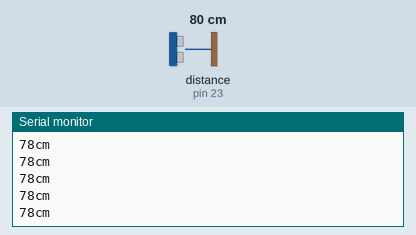
Recording of a sketch running on a simulated Arduino Mega 2560, built with avr-gcc and run on an emulated ATmega2560. Shown: the last lines printed to the serial monitor. Wiring (inferred from the names in the program): ultrasonic range finder: trigger pin 22; echo pin 23. The inputs (shaded band) are chosen by the test bench; at power-on: distance to the obstacle (sensor on pin 23) 80 cm. The echo pulse lasts 58.3 µs per cm.

Above: at 1.2 s.
1.3 s: distance to the obstacle (sensor on pin 23) set to 2 cm
At 1.48 s:
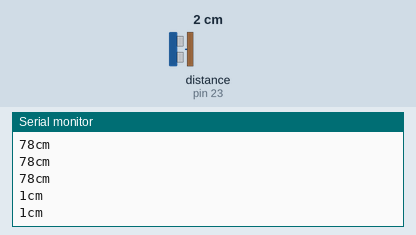
2.8 s: distance to the obstacle (sensor on pin 23) set to 4 cm
At 2.89 s:
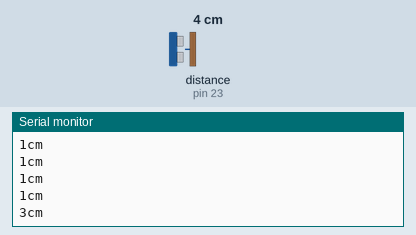
Timing chart, 0 to 5.8 s (numbered marks = the images above; inputs shaded):
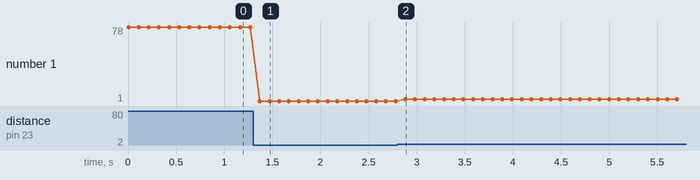

Measured:
- after the input at 1.3 s, the serial monitor: prints a new line after 0.07 s (image 1)
- after the input at 2.8 s, the serial monitor: prints a new line after 0.08 s (image 2)
- plotted number 1: 78 → 1 after the input at 1.3 s, 1 → 3 after the input at 2.8 s

The sketch:

IoT05-1.ino
```cpp
// choi++20201003 HC-SR04 test

const int trigPin = 22;
const int echoPin = 23;

void setup()
{
    Serial.begin(115200);
    pinMode(trigPin, OUTPUT);
    pinMode(echoPin, INPUT);
}

void loop()
{
    long duration, distance;

    //Triggering by 10us pulse
    digitalWrite(trigPin, LOW);       // trig low for 2us
    delayMicroseconds(2);
    digitalWrite(trigPin, HIGH);      // trig high for 10us
    delayMicroseconds(10);
    digitalWrite(trigPin, LOW);

    //getting duration for echo pulse
    duration = pulseIn(echoPin, HIGH);

    //sound speed = 340 m/s = 34/1000 cm/us
    //distance = duration * 34/1000 * 1/2
    distance = duration * 17 / 1000;

    Serial.print(distance);
    Serial.print("cm");
    Serial.println();

    delay(100);
}
```
